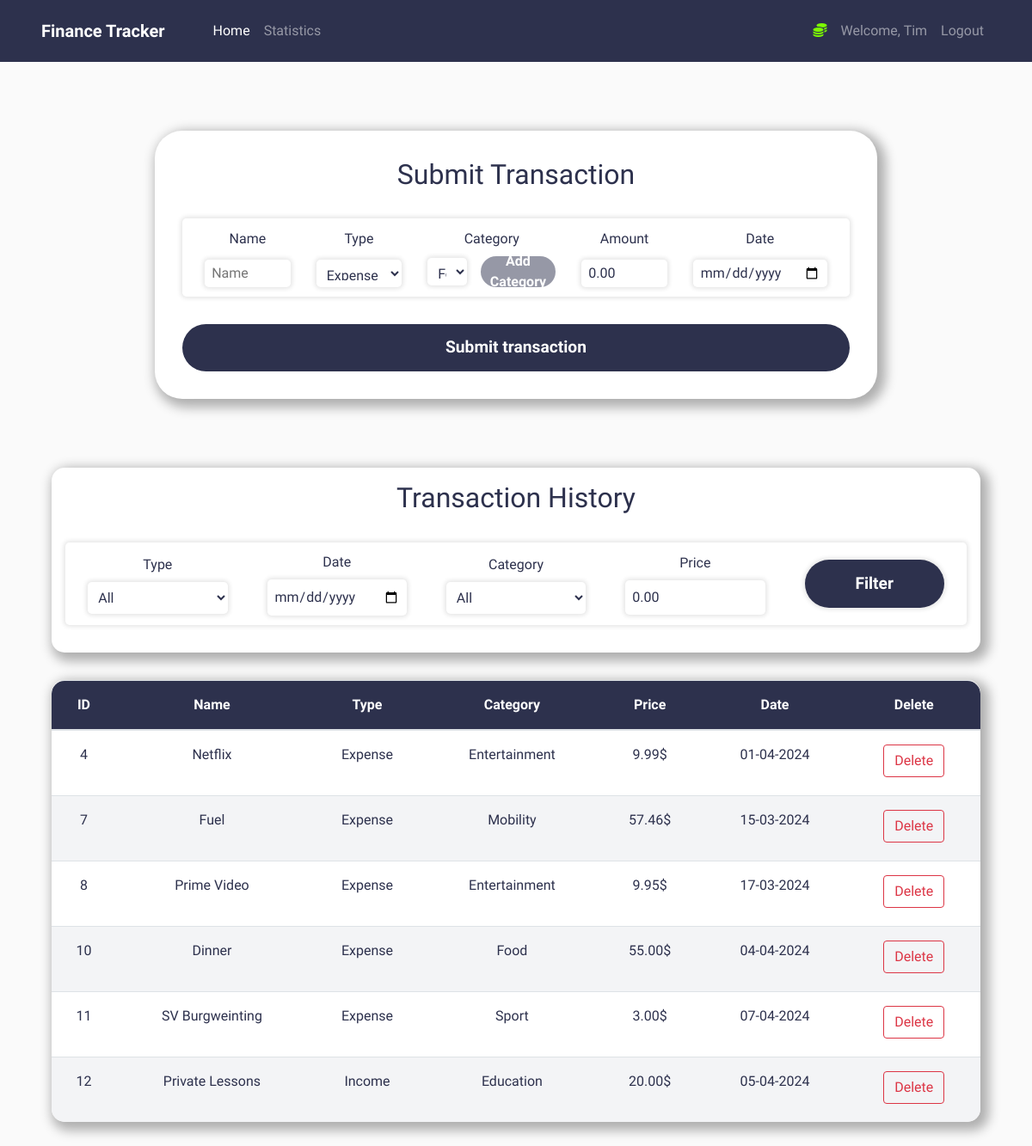
The app's page /home (signed in) with its own data.
### tracker/models.py (models this page shows, shortened)
class User(db.Model, UserMixin):
    user_id = db.Column(db.Integer(), primary_key=True)
    username = db.Column(db.String(length=30), nullable=False, unique=True)
    email_address = db.Column(db.String(length=50), nullable=False, unique=True)
    password_hash = db.Column(db.String(length=60), nullable=False)
    expenses = db.Column(db.Integer(), default=0)
    income = db.Column(db.Integer(), default=0)
    transactions = db.relationship('Transaction', backref='owned_user', lazy=True)
    @property
    def password(self):
        return self.password

class Transaction(db.Model):
    transaction_id = db.Column(db.Integer(), primary_key=True)
    name = db.Column(db.String(length=30), nullable=False)
    type = db.Column(db.String(length=30), nullable=False)
    category = db.Column(db.String(length=30), nullable=False)
    amount_rounded = db.Column(db.Float(), nullable=False)
    date = db.Column(db.DateTime(), nullable=False, default=datetime.now())
    user_id = db.Column(db.Integer(), db.ForeignKey('user.user_id'), nullable=False)
    @property
    def amount(self):
        return self.amount

### tracker/routes.py (the view, shortened to what this page needs)
@app.route('/', methods=["GET", "POST"])
@app.route('/home', methods=["GET", "POST"])
@login_required
def home_page():
    transaction_form = TransactionForm()
    category_form = CategoryForm()
    delete_transaction_form = DeleteTransactionForm()
    filter_form = FilterForm()
    if transaction_form.errors != {}:
        for err_msg in transaction_form.errors.values():
            flash(err_msg[0], category="danger")
    query = Transaction.query.filter_by(user_id=current_user.user_id)
    transactions = query.all()
    if filter_form.errors != {}:
        for err_msg in filter_form.errors.values():
            flash("Filter: " + err_msg[0], category="danger")
    return render_template('home.html',
                           transactions=transactions,
                           transaction_form=transaction_form,
                           category_form=category_form,
                           delete_transaction_form=delete_transaction_form,
                           filter_form=filter_form)

### tracker/forms.py (shortened to what this page needs)
class TransactionForm(FlaskForm):
    name = StringField(label="Name", validators=[Length(min=1, max=30), DataRequired()])
    type = SelectField(label="Type", validators=[DataRequired()], choices=[("Expense", "Expense"), ("Income", "Income")])
    category = SelectField(label="Category", validators=[DataRequired()])
    amount = DecimalField(label="Amount", validators=[DataRequired()], places=2, default=0.0)
    date = DateField(label="Date", validators=[DataRequired()], format='%Y-%m-%d')
    submit = SubmitField(label="Submit transaction", name="submit_transaction")
    def __init__(self, *args, **kwargs):
        super(TransactionForm, self).__init__(*args, **kwargs)
        categories = Category.query.filter_by(user_id=current_user.user_id).all()
        if categories:
            self.category.choices = [(category.name, category.name) for category in categories]
        else:
            self.category.choices = [('No categories yet', 'No categories yet')]
            self.category.render_kw = {'disabled': 'disabled'}

class CategoryForm(FlaskForm):
    name = StringField(label="Category Name", name="category_name", validators=[Length(min=1, max=30), DataRequired()])
    submit = SubmitField(label="Add category", name="submit_category")

### tracker/models.py (called while the page is built)
@login_manager.user_loader
def load_user(user_id):
    return User.query.get(int(user_id))

### tracker/templates/home.html (shortened to what this page needs)
{% extends "base.html" %}
{% block content %}
    <div class="submit-transaction-container">
        <h2>Submit Transaction</h2>
        <form class="submit-transaction-form" method="post">
            <div class="row">
                <div class="col">
                    {{ transaction_form.name.label() }}
                    {{ transaction_form.name(placeholder='Name') }}
                </div>
                <div class="col">
                    {{ transaction_form.type.label() }}
                    {{ transaction_form.type }}
                </div>
                <div class="col">
                    {{ transaction_form.category.label() }}
                    <div class="category-select">
                        {{ transaction_form.category(id='category') }}
                        <button class="add-category-button" data-toggle="modal" data-target="#Modal-Add-Category">Add Category</button>
                    </div>
                </div>
                <div class="col">
                    {{ transaction_form.amount.label() }}
                    {{ transaction_form.amount }}
                </div>
                <div class="col">
                    {{ transaction_form.date.label() }}
                    {{ transaction_form.date }}
                </div>
            </div>
            <div class="submit-button">
                {{ transaction_form.submit(id='submit-transaction') }}
            </div>
        </form>
    </div>
    <div class="transaction-history-container">
        <div class="transaction-history-filter">
            <h2>Transaction History</h2>
            <form method="post">
                <div class="row">
                    <div class="col">
                        {{ filter_form.type.label() }}
                        {{ filter_form.type }}
                    </div>
                    <div class="col">
                        {{ filter_form.date.label() }}
                        {{ filter_form.date }}
                    </div>
                    <div class="col">
                        {{ filter_form.category.label() }}
                        {{ filter_form.category }}
                    </div>
                    <div class="col">
                        {{ filter_form.price.label() }}
                        {{ filter_form.price }}
                    </div>
                    <div class="col">
                        <div class="submit-button">
                            {{ filter_form.submit }}
                        </div>
                    </div>
                </div>
            </form>
        </div>
        <table class="table">
            <thead>
                <tr>
                    <th scope="col">ID</th>
                    <th scope="col">Name</th>
                    <th scope="col">Type</th>
                    <th scope="col">Category</th>
                    <th scope="col">Price</th>
                    <th scope="col">Date</th>
                    <th scope="col">Delete</th>
                </tr>
            </thead>
            <tbody>
                {% for transaction in transactions %}
                    <tr>
                        <td>{{ transaction.transaction_id }}</td>
                        <td>{{ transaction.name }}</td>
                        <td>{{ transaction.type }}</td>
                        <td>{{ transaction.category }}</td>
                        <td>{{ "%.2f"|format(transaction.amount_rounded) }}$</td>
                        <td>{{ transaction.date.strftime('%d-%m-%Y') }}</td>
                        <td>
                            <button type="button" class="delete-transaction-button btn btn-outline-danger" data-transaction-id="{{ transaction.transaction_id }}" data-transaction-name="{{ transaction.name }}" style="margin-bottom:5px" data-toggle="modal" data-target="#Modal-Delete-Transaction">
                                Delete
                            </button>
                        </td>
                    </tr>
                {% endfor %}
            </tbody>
        </table>
    </div>
{% endblock %}
{% block scripts %}
    <link rel="stylesheet" href="{{ url_for('static', filename='home.css') }}">
    <link rel="stylesheet" href="{{ url_for('static', filename='category_modal.css') }}">
{% endblock %}

### tracker/templates/base.html (shortened to what this page needs)
<!doctype html>
<html lang="en">
  <head>
      <link rel="stylesheet" href="https://cdn.jsdelivr.net/npm/bootstrap@4.5.3/dist/css/bootstrap.min.css"
>
      <link rel="stylesheet" href="{{ url_for('static', filename='base.css') }}">
      <link rel="stylesheet" href="{{ url_for('static', filename='index.css') }}">
  </head>
  <body>
      <nav class="navbar navbar-expand-md navbar-dark">
          <a class="navbar-brand mr-5" href="#"><b>Finance Tracker</b></a>
          <div class="collapse navbar-collapse" id="navbarNav">
              <ul class="navbar-nav mr-auto">
                <li class="nav-item nav-link-item">
                    <a class="nav-link" id="home" href="{{ url_for('home_page') }}">Home<span class="sr-only">(current)</span></a>
                </li>
                <li class="nav-item nav-link-item">
                    <a class="nav-link" id="statistics" href="{{ url_for('statistics_page') }}">Statistics</a>
                </li>
            </ul>
              {% if current_user.is_authenticated %}
                  <ul class="navbar-nav">
                      <li class="nav-item">
                          <a class="nav-link" style="color:lawngreen; font-weight:bold">
                              <i class="fas fa-coins"></i>
                          </a>
                      </li>
                      <li class="nav-item">
                          <a class="nav-link">Welcome, {{ current_user.username }}</a>
                      </li>
                      <li class="nav-item">
                          <a class="nav-link" href="{{ url_for('logout_page') }}">Logout</a>
                      </li>
                  </ul>
              {% endif %}
          </div>
      </nav>
      {% block content %}
      {% endblock %}
      {% block scripts %}
      {% endblock %}
  </body>
</html>

### tracker/static/base.css (style rules this page uses)
* { margin: 0; padding: 0; box-sizing: border-box; }
body { background-color: var(--very-light-gray); font-family: "Public Sans", sans-serif; color: var(--dark-blue); }
.navbar { background-color: var(--dark-blue); padding: 1em 3em; }
.nav-link-item.active .nav-link { color: var(--white); }
.nav-link-item .nav-link { color: var(--grayish-blue); }

### tracker/static/index.css (style rules this page uses)
:root { --font-family: "Public Sans", sans-serif; --white: #FFFFFF; --black: #000000; --dark-blue: hsl(233, 26%, 24%); --lime-green: hsl(136, 65%, 51%); --bright-cyan: hsl(192, 70%, 51%); --grayish-blue: hsl(233, 8%, 62%); --light-grayish-blue: hsl(220, 16%, 96%); --very-light-gray: hsl(0, 0%, 98%); --green-blue-gradient: linear-gradient(90deg, rgba(49,211,92,1) 0%, rgba(43,183,218,1) 100%); }

### records on screen
User: username "Tim"
Transaction: amount_rounded "9.99"
Transaction: amount_rounded "57.46"
Transaction: amount_rounded "9.95"
Transaction: amount_rounded "55.00"
Transaction: amount_rounded "3.00"
Transaction: amount_rounded "20.00"

### other values on screen
{{ transaction_form.name.label() }} "Name"
{{ transaction_form.type.label() }} "Type"
{{ transaction_form.category.label() }} "Category"
{{ transaction_form.amount.label() }} "Amount"
{{ transaction_form.date.label() }} "Date"
{{ filter_form.type.label() }} "Type"
{{ filter_form.date.label() }} "Date"
{{ filter_form.category.label() }} "Category"
{{ filter_form.price.label() }} "Price"
